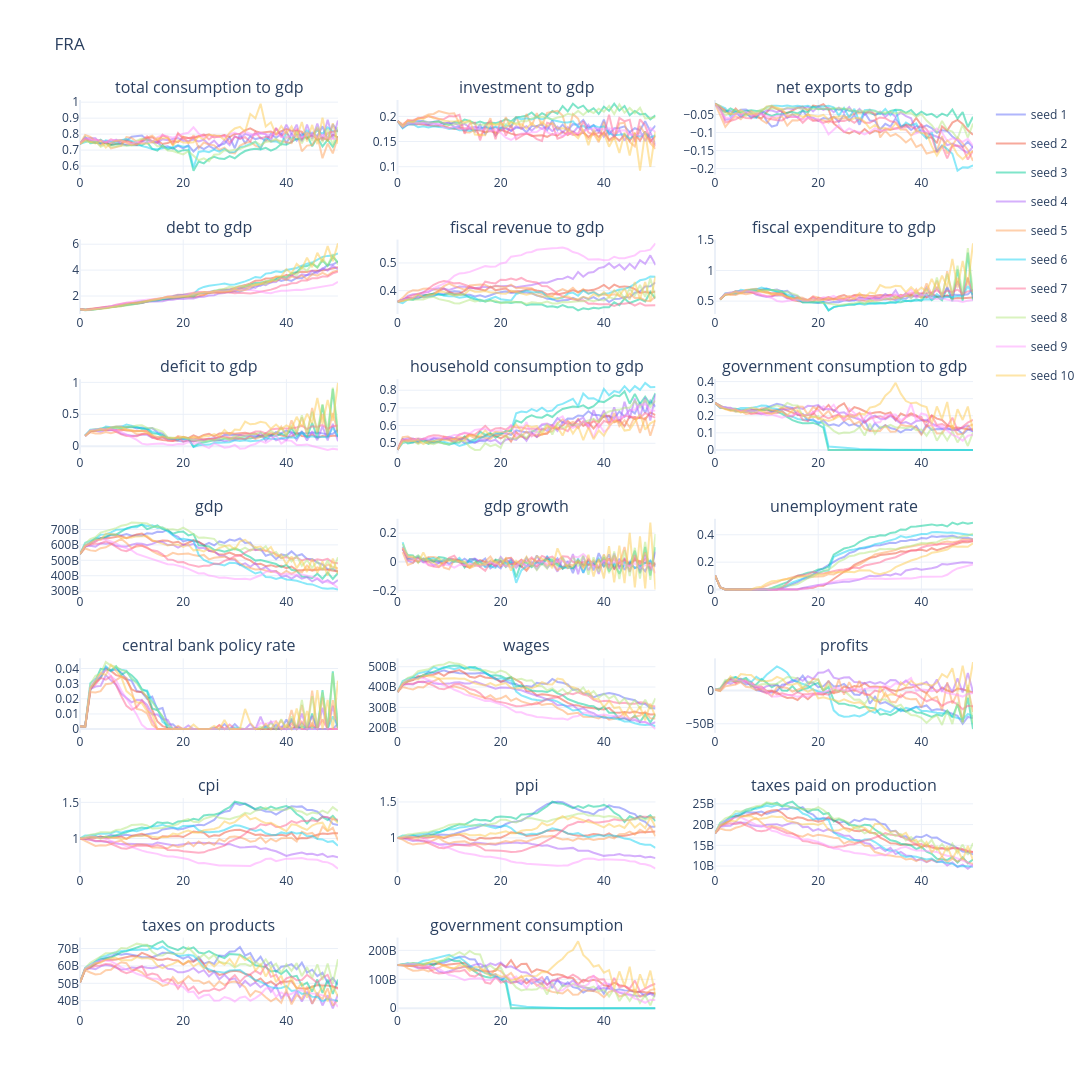

Here is the notebook cell this chart was saved with:
### Code cell
# Monte Carlo simulations
from src.monte_carlo import run_seeded_monte_carlo

# seeds = [23, 72, 85, 19, 57, 27, 54, 32, 37, 98]
seeds = [i + 1 for i in range(0,10)]
mc = run_seeded_monte_carlo(datawrapper=data,
                            country_configurations=country_configurations,
                            country_code=cfg.country_iso3,
                            seeds=seeds,
                            t_max=cfg.t_max,
                            )

from src.visual_helpers import plot_mc

mc_columns = [
    'total consumption to gdp', 'investment to gdp', 'net exports to gdp',
    'debt to gdp', 'fiscal revenue to gdp', 'fiscal expenditure to gdp', 'deficit to gdp',
    'household consumption to gdp', 'government consumption to gdp', 'gdp',
    'gdp growth', 'unemployment rate', 'central bank policy rate', 
    'wages', 'profits', 'cpi', 'ppi',
    'taxes paid on production', 'taxes on products', 'government consumption',
    # 'Imports', 'Exports',
    # 'Consumption Expansion Loan Debt', 'Mortgage Debt',
]

plot_mc(
    mc=mc,
    cols=mc_columns,
    no_rows=7,
    no_cols=3,
    country_code=cfg.country_iso3,
    base_height=200,
    base_width=400,
    line_opacity=0.5,
    line_width=2
)
